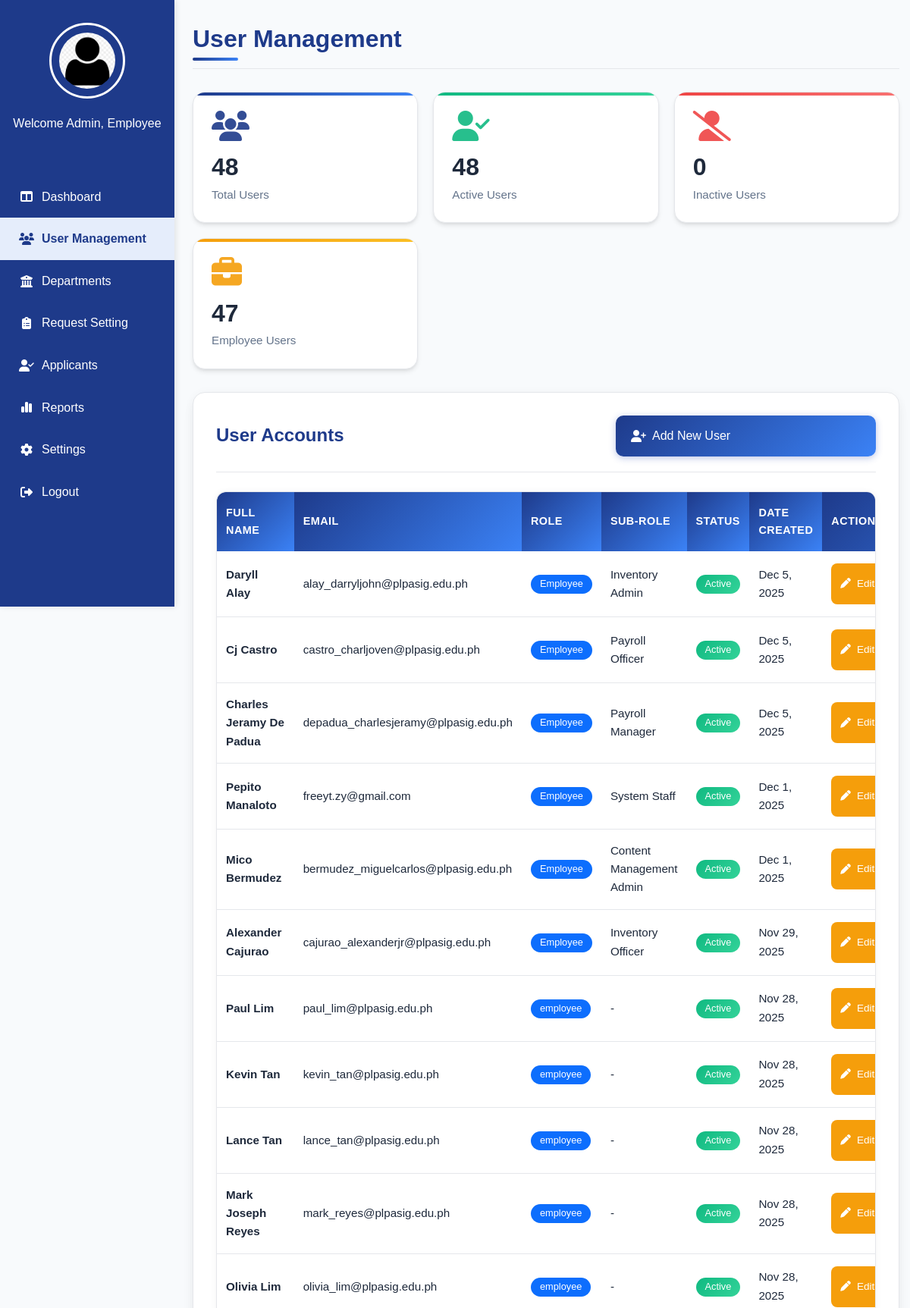
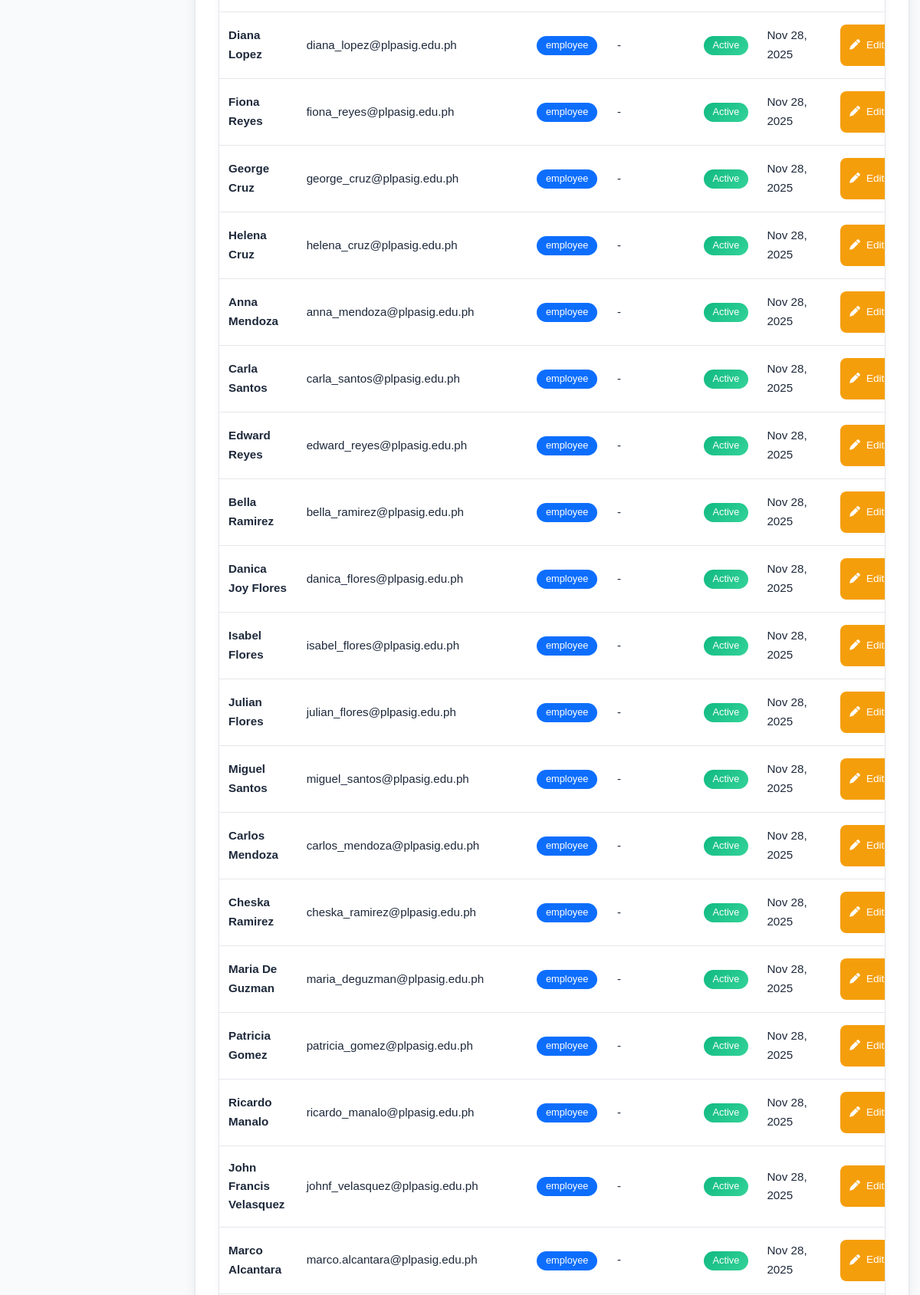
The page /Admin_UserManagement.php (upper part) on the database its author committed (2 pictures, top to bottom).
### tables this page shows
CREATE TABLE `user` (
  `applicant_employee_id` varchar(100) DEFAULT NULL,
  `email` varchar(100) NOT NULL,
  `password` varchar(255) NOT NULL,
  `role` varchar(50) NOT NULL,
  `fullname` varchar(150) NOT NULL,
  `status` varchar(20) NOT NULL,
  `created_at` datetime NOT NULL,
  `profile_pic` varchar(255) DEFAULT NULL,
  `otp` varchar(6) NOT NULL,
  `otp_expiry` datetime DEFAULT NULL,
  `reset_required` tinyint(4) NOT NULL DEFAULT 0,
  `reset_token` varchar(255) NOT NULL,
  `token_expiry` varchar(255) NOT NULL,
  `sub_role` varchar(50) DEFAULT NULL
);

### Admin_UserManagement.php (the view, shortened to what this page needs)
<?php
require 'admin/db.connect.php';
$adminname = $_SESSION['fullname'] ?? "Human Resource (HR) Admin";
$employeeID = $_SESSION['applicant_employee_id'] ?? null;
if ($employeeID) {
    $stmt = $conn->prepare("SELECT profile_pic FROM employee WHERE empID = ?");
    $stmt->bind_param("s", $employeeID);
    $stmt->execute();
    $result = $stmt->get_result();
    if ($result->num_rows > 0) {
        $row = $result->fetch_assoc();
        $profile_picture = !empty($row['profile_pic'])
            ? "uploads/employees/" . $row['profile_pic']
            : "uploads/employees/default.png";
    } else {
        $profile_picture = "uploads/employees/default.png";
    }
} else {
    $adminname = $_SESSION['fullname'] ?? "Employee";
    $profile_picture = "uploads/employees/default.png";
}
$totalUsers = $conn->query("SELECT COUNT(*) as count FROM user")->fetch_assoc()['count'];
$activeUsers = $conn->query("SELECT COUNT(*) as count FROM user WHERE status = 'Active'")->fetch_assoc()['count'];
$inactiveUsers = $conn->query("SELECT COUNT(*) as count FROM user WHERE status = 'Inactive'")->fetch_assoc()['count'];
$employeeUsers = $conn->query("SELECT COUNT(*) as count FROM user WHERE role = 'Employee'")->fetch_assoc()['count'];
?>
<!DOCTYPE html>
<html lang="en">
<head>
<link rel="stylesheet" href="admin-sidebar.css">
<link href="https://cdn.jsdelivr.net/npm/bootstrap@5.3.3/dist/css/bootstrap.min.css" rel="stylesheet">
<link rel="stylesheet" href="https://cdnjs.cloudflare.com/ajax/libs/font-awesome/6.5.0/css/all.min.css">
</head>
<body>
    <div class="sidebar">
        <div class="sidebar-logo">
             <a href="Admin_Profile.php" class="sidebar_logo">
             <img src="<?php echo htmlspecialchars($profile_picture); ?>" alt="Profile" class="sidebar-profile-img">
             </a>
        </div>
        <div class="sidebar-name">
            <p><?php echo "Welcome Admin, $adminname"; ?></p>
        </div>
    <ul class="nav flex-column">
        <li><a href="Admin_Dashboard.php"><i class="fa-solid fa-table-columns"></i> Dashboard</a></li>
        <li class="active"><a href="Admin_UserManagement.php"><i class="fa-solid fa-users"></i> User Management</a></li>
        <li><a href="Admin_Departments.php"><i class="fa-solid fa-building-columns"></i> Departments</a></li>
        <li><a href="Admin_RequestSetting.php"><i class="fa-solid fa-clipboard-list"></i> Request Setting</a></li>
        <li><a href="Admin-Applicants.php"><i class="fa-solid fa-user-check"></i> Applicants</a></li>
        <li><a href="Admin_Reports.php"><i class="fa-solid fa-chart-simple"></i> Reports</a></li>
        <li><a href="Admin-Settings.php"><i class="fa-solid fa-gear"></i> Settings</a></li>
        <li><a href="Login.php"><i class="fa-solid fa-right-from-bracket"></i> Logout</a></li>
    </ul>
</div>
<main class="main-content">
    <div class="main-content-header">
        <h1>User Management</h1>
    </div>
    <div class="stats-container">
        <div class="stat-card total-users fade-in">
            <i class="fa-solid fa-users"></i>
            <h3><?php echo $totalUsers; ?></h3>
            <p>Total Users</p>
        </div>
        <div class="stat-card active-users fade-in">
            <i class="fa-solid fa-user-check"></i>
            <h3><?php echo $activeUsers; ?></h3>
            <p>Active Users</p>
        </div>
        <div class="stat-card inactive-users fade-in">
            <i class="fa-solid fa-user-slash"></i>
            <h3><?php echo $inactiveUsers; ?></h3>
            <p>Inactive Users</p>
        </div>
        <div class="stat-card employee-users fade-in">
            <i class="fa-solid fa-briefcase"></i>
            <h3><?php echo $employeeUsers; ?></h3>
            <p>Employee Users</p>
        </div>
    </div>
    <div class="content-card fade-in">
        <div class="content-header">
            <h3>User Accounts</h3>
            <button class="btn btn-primary" data-bs-toggle="modal" data-bs-target="#addUserModal">
                <i class="fa-solid fa-user-plus"></i> Add New User
            </button>
        </div>
        <div class="table-container">
            <div class="table-responsive">
                <table class="table table-hover align-middle">
                    <thead>
                        <tr>
                            <th>Full Name</th>
                            <th>Email</th>
                            <th>Role</th>
                            <th>Sub-role</th>
                            <th>Status</th>
                            <th>Date Created</th>
                            <th>Actions</th>
                        </tr>
                    </thead>
                    <tbody>
                    <?php
                    $query = $conn->query("SELECT u.*, e.department AS emp_department, e.position AS emp_position, e.type_name AS emp_type_name FROM user u LEFT JOIN employee e ON e.empID = u.applicant_employee_id ORDER BY u.created_at DESC");
                    while ($row = $query->fetch_assoc()) {
                        $statusBadge = ($row['status'] == 'Active') ? 'bg-success' : 'bg-danger';
                        $subRole = $row['sub_role'] ?: '-';
                        echo "
                        <tr class='fade-in'>
                            <td><strong>{$row['fullname']}</strong></td>
                            <td>{$row['email']}</td>
                            <td><span class='badge bg-primary'>{$row['role']}</span></td>
                            <td>{$subRole}</td>
                            <td><span class='badge $statusBadge'>{$row['status']}</span></td>
                            <td>" . date('M j, Y', strtotime($row['created_at'])) . "</td>
                            <td>
                                <div class='action-buttons'>
                                    <button class='btn btn-sm btn-warning editBtn'
                                        data-fullname='{$row['fullname']}'
                                        data-email='{$row['email']}'
                                        data-role='{$row['role']}'
                                        data-subrole='{$row['sub_role']}'
                                        data-status='{$row['status']}'
                                        data-departmentname='{$row['emp_department']}'
                                        data-employmenttypename='{$row['emp_type_name']}'
                                        data-empid='{$row['applicant_employee_id']}'
                                        title='Edit User'>
                                        <i class='fa-solid fa-pen'></i> Edit
                                    </button>
                                </div>
                            </td>
                        </tr>";
                    }
                    ?>
                    </tbody>
                </table>
            </div>
        </div>
    </div>
</main>
</body>
</html>

### admin-sidebar.css (style rules this page uses)
* { margin: 0; padding: 0; box-sizing: border-box; }
body { font-family: "Poppins", "Roboto", sans-serif; }
img { height: 75px; width: 75px; padding: 10px; border-radius: 50%; }
.main-content { display: flex; justify-content: center; }
button { font-family: "Roboto", sans-serif; background-color: #2563EB; border: none; border-radius: 20px; width: 343px; height: 54px; color: #CEE3F5; font-size: 16px; margin: 20px 10px; cursor: pointer; transition: 0.3s; }
.main-content, .login-button, .forgot-password, .show-password { display: flex; justify-content: center; }
.sidebar { width: 230px; background-color: #1E3A8A; height: 100vh; display: flex; flex-direction: column; align-items: center; padding-top: 30px; position: fixed; left: 0; top: 0; box-shadow: 2px 0 8px rgba(0, 0, 0, 0.1); overflow-y: auto; scrollbar-width: thin; scrollbar-color: #e5edfb transparent; }
.nav { margin-top: 40px; list-style: none; width: 100%; padding: 0; }
.nav li { width: 100%; }
.nav li a { color: #ffffff; text-decoration: none; display: flex; align-items: center; gap: 10px; padding: 15px 25px; font-weight: 500; transition: all 0.3s ease; width: 100%; box-sizing: border-box; }
.nav li a:hover, .nav li.active a { background-color: #e5edfb; color: #1E3A8A; font-weight: 600; }
.nav i { width: 20px; text-align: center; }
.sidebar-logo { display: flex; flex-direction: column; align-items: center; gap: 10px; margin-bottom: 20px; }
.sidebar-logo img { width: 100px; height: 100px; border-radius: 50%; border: 3px solid white; cursor: pointer; transition: transform 0.3s ease; }
.sidebar-name p { color: white; text-align: center; font-weight: 500; }
:root { --primary:#1E3A8A; --primary-600:#2563EB; --bg:#F5F8FF; --text:#111827; --muted:#4b5563; --radius:12px; --shadow:0 10px 25px rgba(15,23,42,.08); --space-1:4px; --space-2:8px; --space-3:12px; --space-4:16px; --space-5:24px; --space-6:32px; --space-7:40px; }
.main-content { margin-left:230px !important; padding: var(--space-6) var(--space-5) !important; min-height:100vh; display:block; }
.main-content-header h1 { color: var(--primary); font-weight:700; margin-bottom: var(--space-6); }
.table { border-collapse: collapse; border-radius: var(--radius); overflow: hidden; }
.table th, .table td { padding: var(--space-4) var(--space-5); vertical-align: middle; }
.table thead { background-color: #e5edfb; }
.btn { border-radius: 10px; padding: 10px 16px; }
.btn-primary { background-color: var(--primary); border-color: var(--primary); }
.badge { border-radius:999px; padding:6px 10px; }

### rows shown on the page
user: fullname "Daryll Alay", email "alay_darryljohn@plpasig.edu.ph", role "Employee", sub_role "Inventory Admin", status "Active", created_at "Dec 5, 2025"
user: fullname "Cj Castro", email "castro_charljoven@plpasig.edu.ph", role "Employee", sub_role "Payroll Officer", status "Active", created_at "Dec 5, 2025"
user: fullname "Charles Jeramy De Padua", email "depadua_charlesjeramy@plpasig.edu.ph", role "Employee", sub_role "Payroll Manager", status "Active", created_at "Dec 5, 2025"
user: fullname "Pepito Manaloto", email "freeyt.zy@gmail.com", role "Employee", sub_role "System Staff", status "Active", created_at "Dec 1, 2025"
user: fullname "Mico Bermudez", email "bermudez_miguelcarlos@plpasig.edu.ph", role "Employee", sub_role "Content Management Admin", status "Active", created_at "Dec 1, 2025"
user: fullname "Alexander Cajurao", email "cajurao_alexanderjr@plpasig.edu.ph", role "Employee", sub_role "Inventory Officer", status "Active", created_at "Nov 29, 2025"
user: fullname "Paul Lim", email "paul_lim@plpasig.edu.ph", role "employee", sub_role "-", status "Active", created_at "Nov 28, 2025"
user: fullname "Kevin Tan", email "kevin_tan@plpasig.edu.ph", role "employee", sub_role "-", status "Active", created_at "Nov 28, 2025"
user: fullname "Lance Tan", email "lance_tan@plpasig.edu.ph", role "employee", sub_role "-", status "Active", created_at "Nov 28, 2025"
user: fullname "Mark Joseph Reyes", email "mark_reyes@plpasig.edu.ph", role "employee", sub_role "-", status "Active", created_at "Nov 28, 2025"
user: fullname "Olivia Lim", email "olivia_lim@plpasig.edu.ph", role "employee", sub_role "-", status "Active", created_at "Nov 28, 2025"
user: fullname "Diana Lopez", email "diana_lopez@plpasig.edu.ph", role "employee", sub_role "-", status "Active", created_at "Nov 28, 2025"
user: fullname "Fiona Reyes", email "fiona_reyes@plpasig.edu.ph", role "employee", sub_role "-", status "Active", created_at "Nov 28, 2025"
user: fullname "George Cruz", email "george_cruz@plpasig.edu.ph", role "employee", sub_role "-", status "Active", created_at "Nov 28, 2025"
user: fullname "Helena Cruz", email "helena_cruz@plpasig.edu.ph", role "employee", sub_role "-", status "Active", created_at "Nov 28, 2025"
user: fullname "Anna Mendoza", email "anna_mendoza@plpasig.edu.ph", role "employee", sub_role "-", status "Active", created_at "Nov 28, 2025"
user: fullname "Carla Santos", email "carla_santos@plpasig.edu.ph", role "employee", sub_role "-", status "Active", created_at "Nov 28, 2025"
user: fullname "Edward Reyes", email "edward_reyes@plpasig.edu.ph", role "employee", sub_role "-", status "Active", created_at "Nov 28, 2025"
user: fullname "Bella Ramirez", email "bella_ramirez@plpasig.edu.ph", role "employee", sub_role "-", status "Active", created_at "Nov 28, 2025"
user: fullname "Danica Joy Flores", email "danica_flores@plpasig.edu.ph", role "employee", sub_role "-", status "Active", created_at "Nov 28, 2025"
user: fullname "Isabel Flores", email "isabel_flores@plpasig.edu.ph", role "employee", sub_role "-", status "Active", created_at "Nov 28, 2025"
user: fullname "Julian Flores", email "julian_flores@plpasig.edu.ph", role "employee", sub_role "-", status "Active", created_at "Nov 28, 2025"
user: fullname "Miguel Santos", email "miguel_santos@plpasig.edu.ph", role "employee", sub_role "-", status "Active", created_at "Nov 28, 2025"
user: fullname "Carlos Mendoza", email "carlos_mendoza@plpasig.edu.ph", role "employee", sub_role "-", status "Active", created_at "Nov 28, 2025"
user: fullname "Cheska Ramirez", email "cheska_ramirez@plpasig.edu.ph", role "employee", sub_role "-", status "Active", created_at "Nov 28, 2025"
user: fullname "Maria De Guzman", email "maria_deguzman@plpasig.edu.ph", role "employee", sub_role "-", status "Active", created_at "Nov 28, 2025"
user: fullname "Patricia Gomez", email "patricia_gomez@plpasig.edu.ph", role "employee", sub_role "-", status "Active", created_at "Nov 28, 2025"
user: fullname "Ricardo Manalo", email "ricardo_manalo@plpasig.edu.ph", role "employee", sub_role "-", status "Active", created_at "Nov 28, 2025"
user: fullname "John Francis Velasquez", email "johnf_velasquez@plpasig.edu.ph", role "employee", sub_role "-", status "Active", created_at "Nov 28, 2025"
user: fullname "Marco Alcantara", email "marco.alcantara@plpasig.edu.ph", role "employee", sub_role "-", status "Active", created_at "Nov 28, 2025"

### other values the page prints
$adminname "Employee"
$totalUsers "48"
$activeUsers "48"
$inactiveUsers "0"
$employeeUsers "47"
